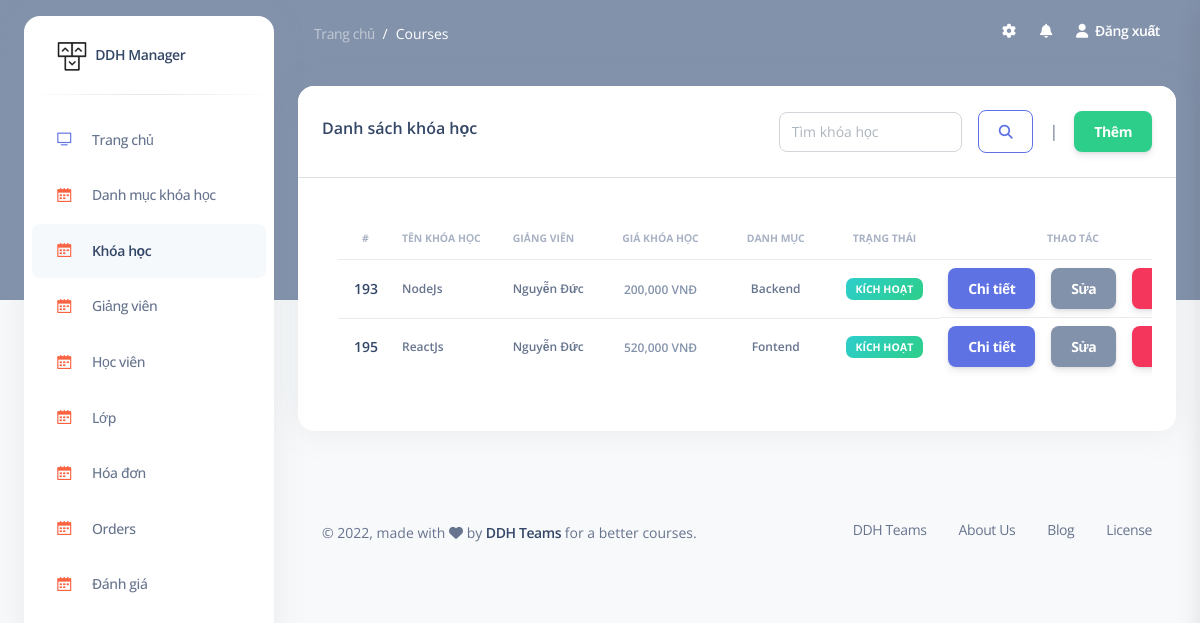
The page /admin/courses (signed in) on the database its author committed.
### tables this page shows
CREATE TABLE `courses` (
                           `id` int NOT NULL,
                           `name_course` varchar(255) DEFAULT NULL,
                           `price_course` int DEFAULT NULL,
                           `image_course` varchar(255) DEFAULT NULL,
                           `status_course` tinyint DEFAULT '1',
                           `description_course` text,
                           `quote` text,
                           `discount` smallint DEFAULT '0',
                           `created_at` timestamp NULL DEFAULT NULL,
                           `updated_at` timestamp NULL DEFAULT NULL,
                           `id_category` int DEFAULT NULL,
                           `id_teacher` int DEFAULT NULL
);

CREATE TABLE `teachers` (
                            `id` int NOT NULL,
                            `name_teacher` varchar(255) DEFAULT NULL,
                            `email_teacher` varchar(255) DEFAULT NULL,
                            `phone_teacher` varchar(255) DEFAULT NULL,
                            `password_teacher` varchar(255) DEFAULT NULL,
                            `image_teacher` varchar(255) DEFAULT NULL,
                            `about_teacher` text,
                            `scope_teacher` text,
                            `role` tinyint DEFAULT '0',
                            `created_at` timestamp NULL DEFAULT NULL,
                            `updated_at` timestamp NULL DEFAULT NULL,
                            `status_teacher` tinyint DEFAULT '0'
);

CREATE TABLE `categories` (
                              `id` int NOT NULL,
                              `name_category` varchar(255) DEFAULT NULL
);

### models/courses.php (called while the page is built, shortened)
<?php
    function courses_read(){
        $sql = "SELECT courses.*,teachers.name_teacher,categories.name_category
            FROM `courses`
            INNER JOIN teachers ON teachers.id = courses.id_teacher
            INNER JOIN categories ON courses.id_category = categories.id
        ";
        return query($sql);
    }
?>

### models/process_db.php (called while the page is built, shortened)
<?php
    function connect(){
        $conn = null;
        try {
            $conn = new PDO("mysql:host=".DB_HOST.";dbname=".DB_NAME."", DB_USER, DB_PASS);
            $conn->setAttribute(PDO::ATTR_ERRMODE, PDO::ERRMODE_EXCEPTION);
        }catch(PDOException $e){
            echo "Connection failed: " . $e->getMessage();
        }
        return $conn;
    }
    function query($sql){
        $sql_args = array_slice(func_get_args(), 1);
        try {
            $stmt = connect()->prepare($sql);
            $stmt->execute($sql_args);
            $rows = $stmt->fetchAll();
            return $rows;
        } catch (PDOException $e) {
            throw $e;
        }
    }
?>

### views/admin/courses/read.php (the view, shortened to what this page needs)
<section class="container-fluid py-4">
    <div class="row">
        <div class="col-12">
            <div class="card mb-4">
                <div class="card-header border-bottom">
                    <div class="d-flex justify-content-between align-items-center">
                        <h6>Danh sách khóa học</h6>
                        <div class="d-flex justify-content-between align-items-center">
                            <form action="<?= COURSES ?>" class="d-flex justify-content-center align-items-center">
                                <input type="search" name="course" class="form-control" placeholder="Tìm khóa học" value="<?= isset($_GET['course']) ? $_GET['course'] : "" ?>">
                                <?php
                                    if(isset($_GET['course'])){
                                        echo '&emsp;<a class="btn btn-outline-primary" href="'.COURSES.'">X</a>';
                                    }else {
                                        echo  '&emsp;<button class="btn btn-outline-primary"><i class="fa-solid fa-magnifying-glass"></i></button>';
                                    }
                                ?>
                            </form>
                            &emsp;|&emsp;
                            <a class="btn btn-success m-0" href="<?= COURSES ?>/create">Thêm</a>
                        </div>
                    </div>
                </div>
                <div class="card-body ">
                    <div class="table-responsive p-3">
                        <table class="table align-items-center " id="examplee">
                            <thead>
                                <tr>
                                    <th class="text-uppercase text-secondary text-xxs font-weight-bolder opacity-7">#</th>
                                    <th class="text-uppercase text-secondary text-xxs font-weight-bolder opacity-7 ps-2">Tên khóa học</th>
                                    <th class="text-uppercase text-secondary text-xxs font-weight-bolder opacity-7 ps-2">Giảng viên</th>
                                    <th class="text-center text-uppercase text-secondary text-xxs font-weight-bolder opacity-7">Giá khóa học</th>
                                    <th class="text-center text-uppercase text-secondary text-xxs font-weight-bolder opacity-7">Danh mục</th>
                                    <th class="text-center text-uppercase text-secondary text-xxs font-weight-bolder opacity-7">Trạng thái</th>
                                    <th class="text-center text-uppercase text-secondary text-xxs font-weight-bolder opacity-7">Thao tác</th>
                                </tr>
                            </thead>
                            <tbody>
                                <?php if(!empty($courses_read)){ ?>
                                    <?php foreach ($courses_read as $keys => $values): ?>
                                    <tr>
                                        <td>
                                            <div class="d-flex px-2 py-1">
                                                <div class="d-flex flex-column justify-content-center">
                                                    <h6 class="mb-0 text-sm"><?= $values['id'] ?></h6>
                                                </div>
                                            </div>
                                        </td>
                                        <td><p class="text-xs font-weight-bold mb-0"><?= $values['name_course'] ?></p></td>
                                        <td><p class="text-xs font-weight-bold mb-0"><?= $values['name_teacher'] ?></p></td>
                                        <td class="align-middle text-center">
                                            <span class="text-secondary text-xs font-weight-bold"><?= number_format($values['price_course'], 0, '', ',') ?> VNĐ</span>
                                        </td>
                                        <td><p class="text-xs font-weight-bold mb-0 text-center"><?= $values['name_category'] ?></p></td>
                                        <td class="align-middle text-center text-sm">
                                            <?=
                                                $values['status_course'] == 0
                                                ? '<span class="badge badge-sm bg-gradient-success">Kích hoạt</span>'
                                                : '<span class="badge badge-sm bg-gradient-warning">Chưa kích hoạt</span>'
                                            ?>
                                        </td>
                                        <td class="align-middle text-center d-flex justify-content-center align-items-center">
                                            <span class="text-secondary text-xs font-weight-bold"><a class="btn btn-primary m-0" href="<?= COURSES ?>/detail/<?= $values['id'] ?>">Chi tiết</a></span>&emsp;
                                            <span class="text-secondary text-xs font-weight-bold"><a class="btn btn-secondary m-0" href="<?= COURSES ?>/update/<?= $values['id'] ?>">Sửa</a></span>&emsp;
                                            <span class="text-secondary text-xs font-weight-bold">
                                                <form action="<?= COURSES ?>/destroy/<?= $values['id'] ?>" method="post">
                                                    <button onclick="return confirm('Bạn muốn xóa khóa học <?= $values['name_course'] ?> ?')" class="btn btn-danger m-0">Xóa</button>
                                                </form>
                                            </span>
                                        </td>
                                    </tr>
                                    <?php endforeach; ?>
                                <?php } ?>
                            </tbody>
                        </table>
                    </div>
                </div>
            </div>
        </div>
    </div>
</section>

### admin.php (style rules this page uses)
.btn { margin-bottom: 0 !important; }

### views/admin/courses/read.php (style rules this page uses)
.btn { margin-bottom: 0 !important; }

### rows shown on the page
courses: id "193", name_course "NodeJs", id_teacher.name_teacher "Nguyễn Đức", price_course "200,000", id_category.name_category "Backend", status_course "KÍCH HOẠT"
courses: id "195", name_course "ReactJs", id_teacher.name_teacher "Nguyễn Đức", price_course "520,000", id_category.name_category "Fontend", status_course "KÍCH HOẠT"

### other values the page prints
$_GET['module'] "Courses"
